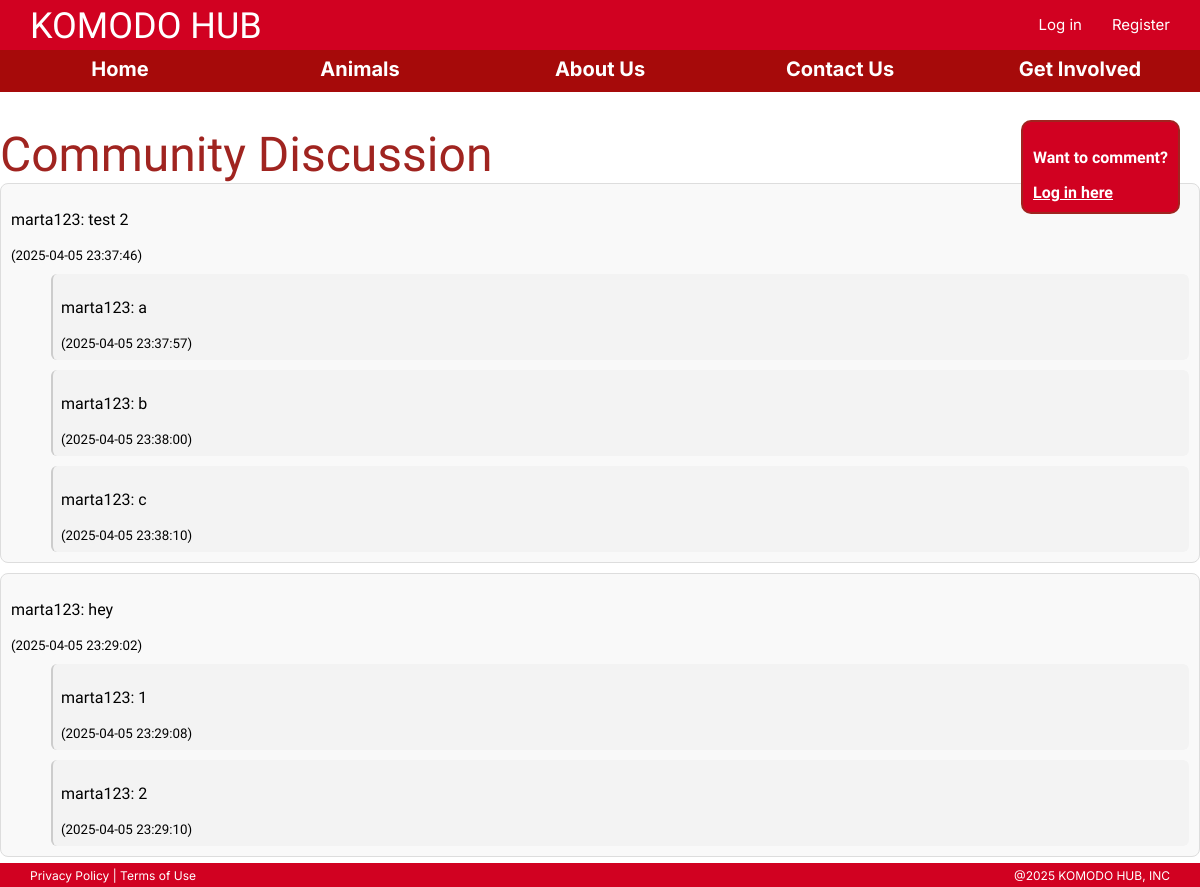
Screenshot of /discussion/ with the database file from the repository.
### models.py (models this page shows)
class Comments(db.Model):
    __tablename__ = "comments"
    cmt_id = db.Column(db.Integer, primary_key = True)
    username = db.Column(db.String(50), nullable = False)
    comment = db.Column(db.Text, nullable = False)
    timestamp = db.Column(db.DateTime, default=datetime.now)
    reply_id = db.Column(db.Integer, db.ForeignKey('comments.cmt_id'), nullable=True)

### routes.py (the view)
    @app.route("/discussion/")
    def discussion():
        messages = Comments.query.order_by(Comments.timestamp.asc()).all()
        return render_template("discussion_pub.html", messages = messages)

### templates/discussion_pub.html (shortened to what this page needs)
{% extends 'publicmain.html' %}
{% block head %}
  <link rel="stylesheet" href="{{ url_for('static', filename='discussion_pub.css') }}">
{% endblock %}
{% block body %}
  <h1>Community Discussion</h1>
  <div id="signup-box">
    <p id="signup">Want to comment?</p>
    <a href="{{ url_for('login') }}">Log in here</a>
  </div>
  <div id="chat-box">
    {% for msg in messages|selectattr("reply_id", "equalto", None)|reverse if not msg.reply_id %}
      <div class="message-box" id="msg-{{ msg.cmt_id }}">
          <p>{{ msg.username }}: {{ msg.comment }}</p>
          <small>({{ msg.timestamp.strftime('%Y-%m-%d %H:%M:%S') }})</small>
          {% for reply in messages if reply.reply_id == msg.cmt_id %}
            <div class="reply-box" id="msg-{{ reply.cmt_id }}">
                <p>{{ reply.username }}: {{ reply.comment }}</p>
                <small>({{ reply.timestamp.strftime('%Y-%m-%d %H:%M:%S') }})</small>
            </div>
          {% endfor %}
      </div>
    {% endfor %}
  </div>
{% endblock %}

### templates/publicmain.html (shortened to what this page needs)
<!DOCTYPE html>
<html>
    <head>
        {% block head %}{% endblock %}
        <link rel="stylesheet" href= "{{ url_for('static', filename = 'public.css') }}" />
    </head>
    <body>
        <div class="logobar">
            <a href="{{ url_for('home') }}" class="logobar-logo">KOMODO HUB</a>
            <a href="{{ url_for('login') }}" class="logobar-item logobar-login">Log in</a>
            <a href="{{ url_for('register') }}" class="logobar-item">Register</a>
        </div>
        <div class="navbar">
            <a href="{{ url_for('home') }}" class="navbar-item">Home</a>
            <a href="{{ url_for('Animal') }}" class="navbar-item">Animals</a>
            <a href="{{ url_for('home') }}#About-Us" class="navbar-item">About Us</a>
            <a href="{{ url_for('home') }}#Contact" class="navbar-item">Contact Us</a>
            <div class = "navbar-item dropdown">
                <a>Get Involved</a>
            </div>
        </div>
        <div id="page-container">
            <div id="content-wrap">
                {% block body%}
                {% endblock %}
            </div>
            <footer class = "footer">
                <div id = "footer-left">Privacy Policy | Terms of Use</div>
                <div id = "footer-right">@2025 KOMODO HUB, INC</div>
            </footer>
        </div>
    </body>
</html>

### static/discussion_pub.css (style rules this page uses)
#signup-box { position: fixed; top: 120px; right: 20px; background: #d10121; padding: 10px; border: 2px solid #a02420; border-radius: 10px; font-weight: bold; }
.message-box { border: 1px solid #ddd; border-radius: 8px; padding: 10px; margin-bottom: 10px; background-color: #f9f9f9; }
.reply-box { margin-left: 40px; padding: 8px; border-left: 2px solid #ccc; background-color: #f3f3f3; border-radius: 6px; margin-top: 10px; }
h1 { font-family: 'Just Another Hand'; font-size: 3rem; font-weight: 100; margin-bottom: 0; margin-top: 1rem; color: #a02420; }
a { color: white; }
#signup { color: white; }

### static/public.css (style rules this page uses)
html, body { padding: 0; margin: 0; box-sizing: border-box; font-family: 'Gothic A1'; }
.logobar { top:0; position: fixed; background-color: #D10121; width: 100%; height: 3.125rem; display: flex; z-index: 1000; }
.logobar-logo { font-family: 'Irish Grover'; font-size: 2.25rem; color: white; text-decoration: none; margin-left: 1.875rem; margin-right: 6.25rem; margin-top: 0.313rem; }
.logobar-item { font-family: 'Inter'; font-size: 0.938rem; color: white; text-decoration: none; margin-right: 1.875rem; margin-top: 0.938rem; }
.logobar-login { margin-left: auto; }
.navbar { top: 3.125rem; position: fixed; background-color: #A60A0A; display: flex; width: 100%; height: 2.188rem; z-index: 1000; }
.navbar-item { text-decoration: none; color: white; font-family: 'Inter'; font-weight: bold; font-size: 1.25rem; text-align: center; width: 20%; border: none; background-color: #A60A0A; height: 100%; cursor: pointer; padding-top: 0.438rem; }
.dropdown { position: relative; display: inline-block; }
#page-container { margin-top: 5.313rem; min-height: 75vh; padding-bottom: 1.25rem; padding-top: 1.55rem; }
.footer { position: fixed; bottom: 0; left: 0; width: 100%; height: 1.5rem; display: flex; background-color: #D10121; font-family: 'Inter'; font-size: 0.75rem; color: white; }
#footer-left { margin-left: 1.875rem; margin-top: 0.313rem; }
#footer-right { margin-left: auto; margin-right: 1.875rem; margin-top: 0.313rem; }

### rows the page displays
Comments: username "marta123", comment "test 2", timestamp "2025-04-05 23:37:46"
Comments: username "marta123", comment "a", timestamp "2025-04-05 23:37:57"
Comments: username "marta123", comment "b", timestamp "2025-04-05 23:38:00"
Comments: username "marta123", comment "c", timestamp "2025-04-05 23:38:10"
Comments: username "marta123", comment "hey", timestamp "2025-04-05 23:29:02"
Comments: username "marta123", comment "1", timestamp "2025-04-05 23:29:08"
Comments: username "marta123", comment "2", timestamp "2025-04-05 23:29:10"
